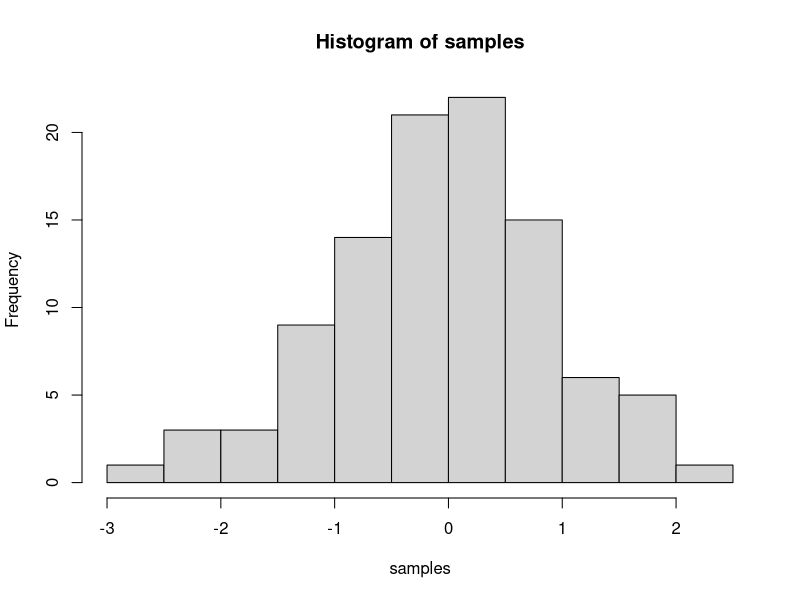
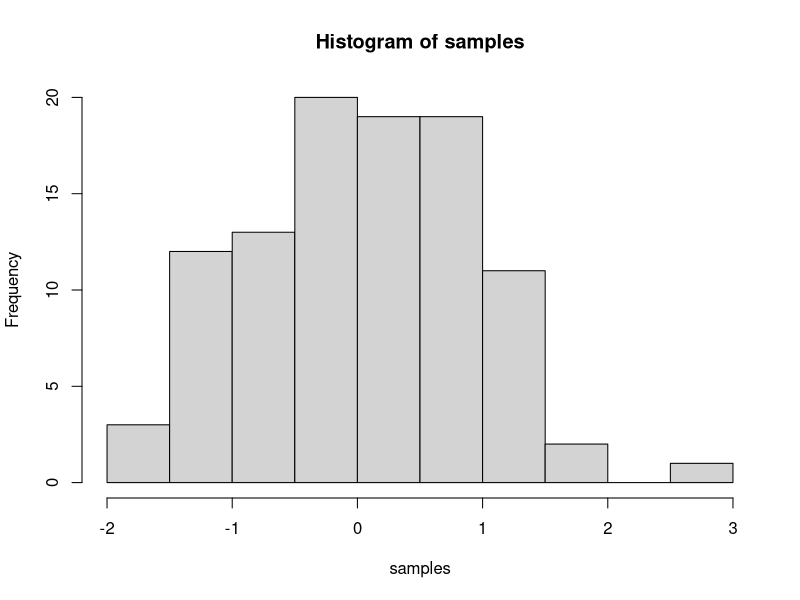

Here is the R script that generated these plots, in order:
## ---- chunk 1
knitr::opts_chunk$set(message=FALSE,warning=FALSE, cache=TRUE)
## ---- chunk 2
1+2
2*5
5/3
(1+6+4)/5

## ---- chunk 3
a<-1
b<-2
a+b

d<-c(1,2,3)
e<-c(5,6,7)
d+e
d*e
d/e

## ---- chunk 4
# for loop solution
# i becomes the number 1 to 100 at each step of the loop


a <- length(100) # make empty variable, set length to 100
for (i in 1:100){
  a[i] <-i #assigns the number in i, to the ith index of a
}

print(a)

# for loop solution #2

a<-c() #create empty variable using combine command
for (i in 1:100){
  a<-c(a,i) # keeps combining a with itself and the new number in i
}
print(a)

# seq solution
a <- seq(1,100,1) # look up help for seq using ?seq() in console
print(a)

## ---- chunk 5
sum(1:100)
## ---- chunk 6
mySum<- function (x) {
  totalSum<-0
  for (i in x){
    totalSum<-totalSum+i
  }
  return(totalSum)
}
test<-c(1:20)
mySum(test)
## ---- chunk 7
seq(1,by=2, len=100)
## ---- chunk 8

for (i in 1:100) {
  if (i %% 2 ==1) print(i)
}

## ---- chunk 9

prime_numbers <- function(n) {
if (n >= 2) {
 x = seq(2, n)
 prime_nums = c()
 for (i in seq(2, n)) {
 if (any(x == i)) {
 prime_nums = c(prime_nums, i)
 x = c(x[(x %% i) != 0], i)
 }
 }
 return(prime_nums)
 }
 else 
 {
 stop("Input number should be at least 2.")
 }
 } 
prime_numbers(100)

## ---- chunk 10
runif(100)
## ---- chunk 11
runif(100, min = 0, max = 1000)
## ---- chunk 12
mean_A <- function(x){
  return(sum(x)/length(x))
}

some_numbers <- c(1:100)
mean_A(some_numbers)
## ---- chunk 13
median (1:101)
## ---- chunk 14
getmode <- function(v) {
   uniqv <- unique(v)
   uniqv[which.max(tabulate(match(v, uniqv)))]
}

v <- c(2,1,2,3,1,2,3,4,1,5,5,3,2,3,3,3,3,3)

result <- getmode(v)
print(result)
## ---- chunk 15
v <- c(112,132,143,214,115,263,73,81,329,12,13,113,321,2214,223,433,4325,4215)
{max(v)-min(v)}
## ---- chunk 16
a <- c("adskfjhkadsjfh")
strsplit(a,split="")
## ---- chunk 17
a <- "this is a sentence"
strsplit(a,split=" ")
## ---- chunk 18
a <- "this is a sentence. i dont know if its good. if its bad too bad."
strsplit(a,split=" ")
## ---- chunk 19
a <- c(1,3,2,3,2,3,2,3,4,5,4,3,4,3,4,5,6,7)
table(a)
sum(a)
## ---- chunk 20
a<- c(4,3,1,5,6,2,7,6,8,9,11,12,14,24,54)
b<- 4
c<- 10

c%in%a
b%in%a
## ---- chunk 21
print(as.numeric(Sys.time())*1, digits=3)
## ---- chunk 22
a<- Sys.time()
samples <- rnorm(100, mean=0, sd=1)
hist(samples)
b<- Sys.time()
b-a
## ---- chunk 23
samples <- rnorm(100, mean=0, sd=1)
hist(samples)
write.csv(samples)
## ---- chunk 24
a <- matrix(runif(100), ncol=20,nrow=20)
## ---- chunk 25
a <- matrix(runif(100), ncol=20,nrow=20)
write.csv(a)
